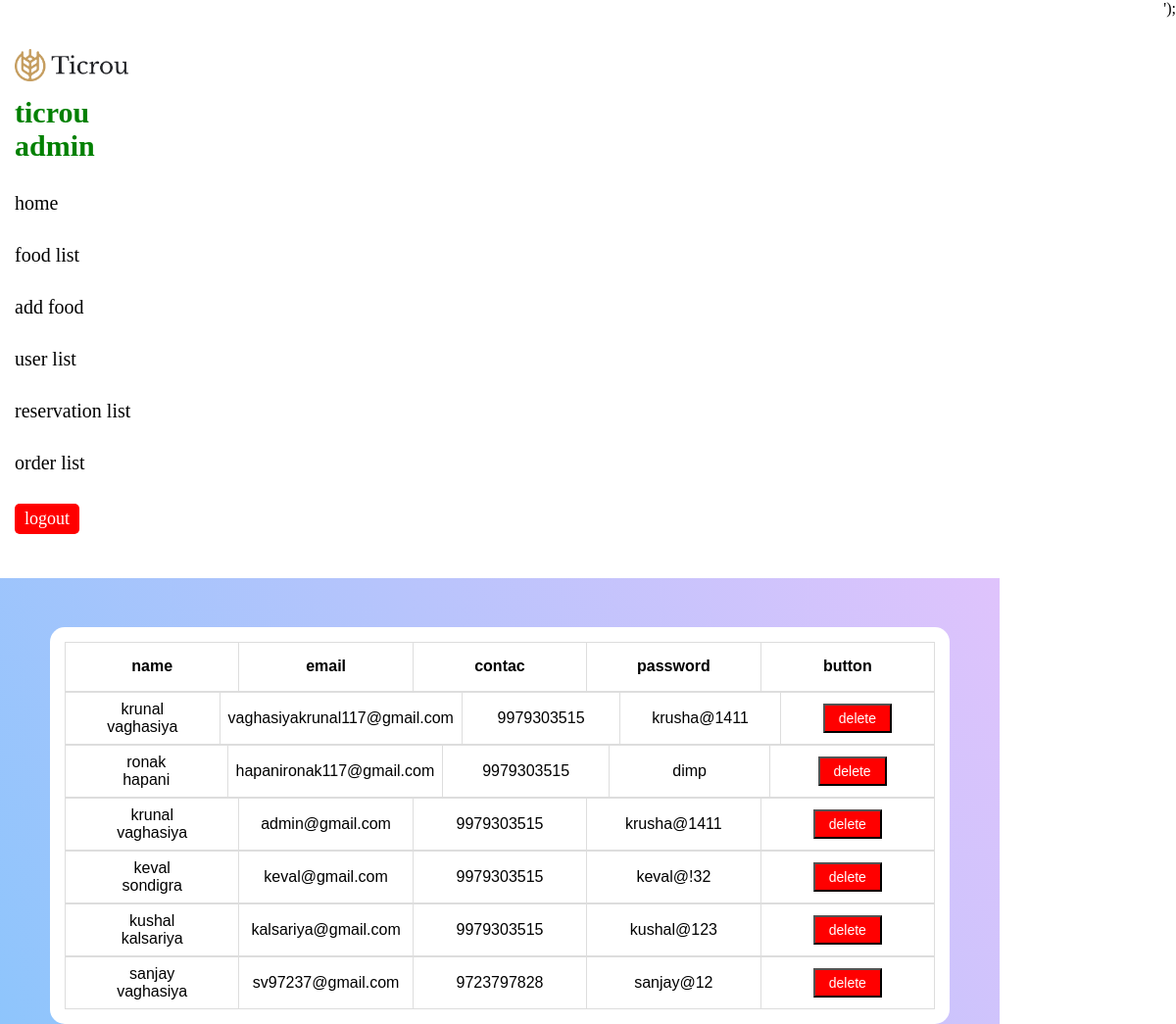
The app's page /userslist.php with its own data.
### tables this page shows
CREATE TABLE `ragistration` (
  `id` int(11) NOT NULL,
  `firstname` varchar(50) NOT NULL,
  `lastname` varchar(50) NOT NULL,
  `email` varchar(30) NOT NULL,
  `gender` enum('m','f') NOT NULL,
  `age` int(3) NOT NULL,
  `phonenumber` bigint(10) NOT NULL,
  `password` varchar(20) NOT NULL,
  `confirmpassword` varchar(20) NOT NULL
);

### userslist.php (the view, shortened to what this page needs)
<?php
include "conn.php";
?>
<!DOCTYPE html>
<html lang="en">
<head>
  <link rel="stylesheet" href="./asset/scss/ticrou.css">
</head>
<body class="flex">
  <?php readfile("admin.php"); ?>
  <section class="users-list-section">
    <div class="container">
      <div class="row ">
        <div class="messagebox" style="background-color: white; padding: 15px;">
        </div>
        <div class="content flex">
          <div class="main-cart">
            <table>
              <tr>
                <th>name</th>
                <th>email</th>
                <th>contac</th>
                <th>password</th>
                <th>button</th>
              </tr>
            </table>
            <?php
            $sql = "SELECT * FROM ragistration";
            $result = $conn->query($sql);
            if ($result->num_rows > 0) {
              while ($row = $result->fetch_assoc()) {
            ?>
                <table>
                  <tr>
                    <td>
                      <p><?php echo $row['firstname'] ?></p>
                      <p><?php echo $row['lastname'] ?></p>
                    </td>
                    <td>
                      <p><?php echo $row['email'] ?></p>
                    </td>
                    <td>
                      <p><?php echo $row['phonenumber'] ?></p>
                    </td>
                    <td>
                      <p><?php echo $row['password'] ?></p>
                    </td>
                    <td>
                      <form action="" method="post">
                        <input type="submit" value="delete" name="deleteuser">
                      </form>
                    </td>
                  </tr>
                </table>
            <?php
              }
            }
            ?>
          </div>
        </div>
      </div>
    </div>
  </section>
</body>
</html>

### asset/scss/ticrou.css (style rules this page uses)
* { margin: 0px; padding: 0px; box-sizing: border-box; list-style: none; text-decoration: none; }
table { font-family: arial, sans-serif; border-collapse: collapse; width: 100%; }
td, th { border: 1px solid #dddddd; text-align: center; padding: 8px; overflow: hidden; height: 50px; }
.container { max-width: 1230px; margin: 0 auto; }
.flex { display: flex; justify-content: space-between; flex-wrap: wrap; }
input, button { cursor: pointer; }
.admin-header { width: 15%; height: 100%; z-index: 99; background-color: white; position: sticky; top: 0px; }
.admin-header .container .row .heading { padding-top: 50px; padding-left: 15px; }
.admin-header .container .row .heading .logo { width: 70%; }
.admin-header .container .row .heading .logo img { display: block; width: 100%; }
.admin-header .container .row .heading h2 { padding: 15px 0px; font-size: 30px; color: green; }
.admin-header .container .row .menu ul li { padding: 15px; }
.admin-header .container .row .menu ul li a { color: black; font-size: 20px; }
.users-list-section { width: 85%; background-color: #8EC5FC; background-image: linear-gradient(62deg, #8EC5FC 0%, #E0C3FC 100%); }
.users-list-section .container .row .content { justify-content: center; align-items: center; padding-top: 50px; }
.users-list-section .container .row .content .main-cart { width: 90%; padding: 15px; background-color: white; border-radius: 15px; }
.users-list-section .container .row .content .main-cart table tr th { width: 20% !important; }
.users-list-section .container .row .content .main-cart table tr td { width: 20% !important; }
.users-list-section .container .row .content .main-cart table tr td form { width: 100%; }
.users-list-section .container .row .content .main-cart table tr td form input { font-size: 14px; width: 70px; color: white; padding: 5px; background-color: red; }

### records on screen
ragistration: firstname "krunal", lastname "vaghasiya", email "vaghasiyakrunal117@gmail.com", phonenumber "9979303515", password "krusha@1411"
ragistration: firstname "ronak", lastname "hapani", email "hapanironak117@gmail.com", phonenumber "9979303515", password "dimp"
ragistration: firstname "krunal", lastname "vaghasiya", email "admin@gmail.com", phonenumber "9979303515", password "krusha@1411"
ragistration: firstname "keval", lastname "sondigra", email "keval@gmail.com", phonenumber "9979303515", password "keval@!32"
ragistration: firstname "kushal", lastname "kalsariya", email "kalsariya@gmail.com", phonenumber "9979303515", password "kushal@123"
ragistration: firstname "sanjay", lastname "vaghasiya", email "sv97237@gmail.com", phonenumber "9723797828", password "sanjay@12"
